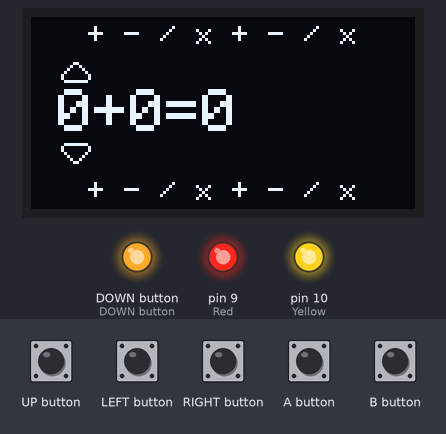
Simulated run of this sketch. Board: Arduboy, built with avr-gcc and run on an emulated ATmega32U4. Shown: 128×64 one-colour display, output pins drawn as LEDs (lit = HIGH). Inputs (shaded band) come from the test bench. What the sketch prints to the serial monitor is not drawn.

Above: at 7.0 s.
7.1 s: UP button pressed for 0.15 s
At 8.4 s:
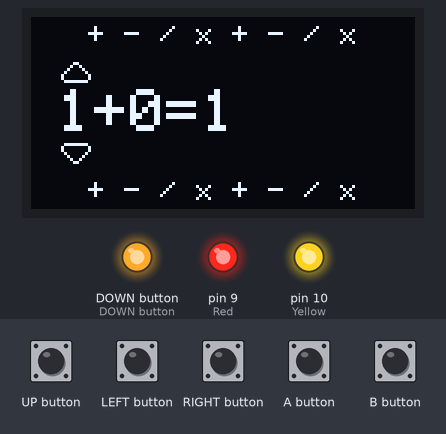
8.7 s: RIGHT button pressed for 0.15 s
At 9.0 s:
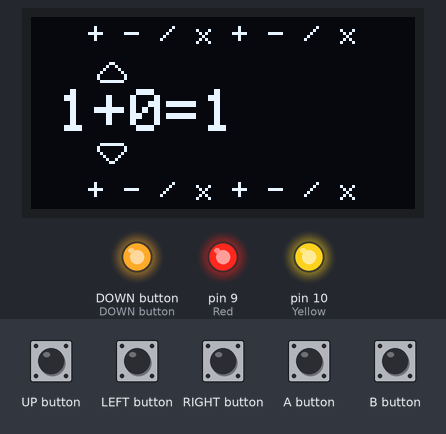
10.3 s: UP button pressed for 1 s
At 12.6 s:
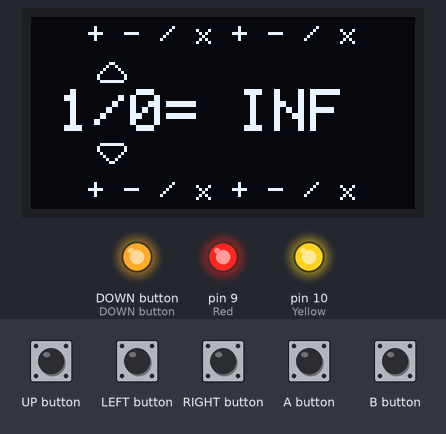
12.9 s: UP button pressed for 0.15 s
At 13.01 s:
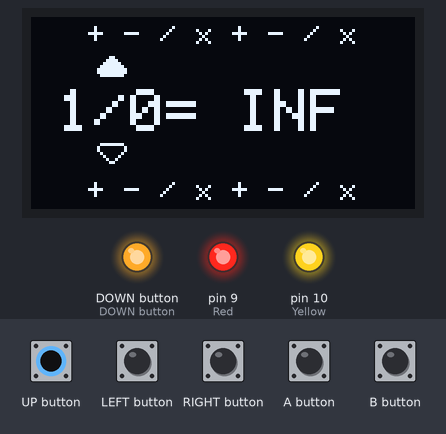
14.5 s: LEFT button pressed for 0.15 s
At 15.7 s:
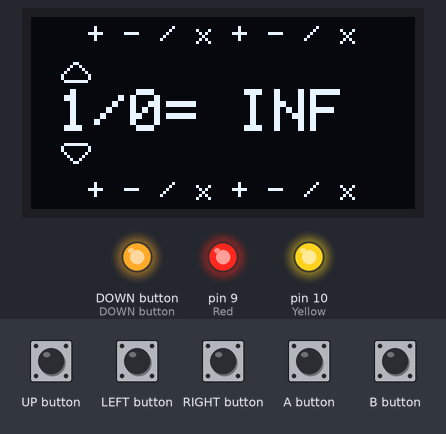
16.1 s: RIGHT button pressed for 1 s
At 17.3 s:
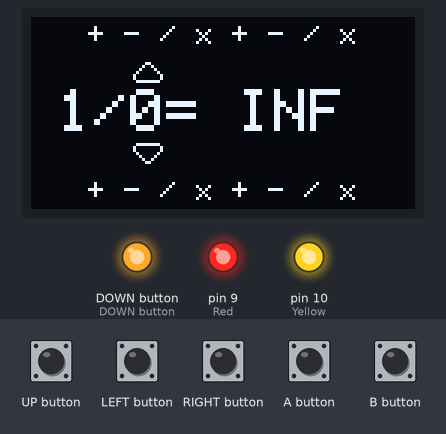
Timing chart, 0 to 19.1 s (numbered marks = the images above; inputs shaded):
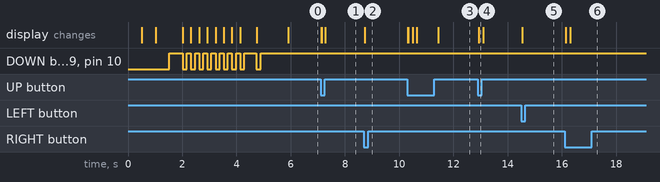

Measured:
- after the input at 7.1 s, the display: first changes at once (image 1 shows a later state)
- after the input at 8.7 s, the display: changes at once (image 2)
- after the input at 10.3 s, the display: first changes at once (image 3 shows a later state)
- after the input at 12.9 s, the display: changes at once (image 4)
- after the input at 14.5 s, the display: changes at once (image 5)
- after the input at 16.1 s, the display: first changes at once (image 6 shows a later state)

The sketch:

Calculator.ino
```cpp
#include <Arduboy2.h>
Arduboy2 aboy;
#include "sprites.h"


typedef struct point {
  int x;
  int y;
};

#include "controller.h"
Controller Controller;

int X_Constant = 9;//9

int FirstDigit = 0;
int signOption = 0;
String Sign[4] = {"+", "-", "x", "/"};
int SecondDigit = 0;

int Option = 0;
int LastYPos;
int LastXPos;
double UPlastPressedTime;
double DOWNlastPressedTime;
double Sum;
int int_sum;

String mystring;
String equation[5] = {"0","+","0","=","0"};


String Title_Sign[8] = {"+", "-", "x", "/", "+", "-", "x", "/"};

class math {
  public:
    math();
    double a;
    double b;
    int sign;
    math(int temp_a, int temp_sign, int temp_b) {
      a = temp_a;
      b = temp_b;
      sign = temp_sign;
    }
    double calculate() {
      switch (sign) {
        case 0: //"+"
          return a + b;
          break;
        case 1://"-"
          return a - b;
          break;
        case 2://"*"
          return a * b;
          break;
        case 3://"/"
          return a / b;
          break;
        default:
          return 0;
      }
    }
};

void splashscreen() {
  aboy.clear();
  aboy.setTextSize(1);
  aboy.drawRect(0, 0, 128, 64, WHITE);

  aboy.setCursor(19, 8);
  aboy.print("8");
  aboy.display();
  digitalWrite(3, LOW);
  delay(500);

  aboy.setCursor(25, 8);
  aboy.print("Bit");
  aboy.display();
  digitalWrite(10, LOW);
  delay(500);

  aboy.setCursor(49, 8);
  aboy.print("Calculator");
  aboy.display();
  digitalWrite(9, LOW);
  delay(500);

  digitalWrite(3, HIGH);digitalWrite(10, HIGH);digitalWrite(9, HIGH);
  delay(500);

  aboy.setTextSize(2);
  for (int i; i < 8; i++) {
    aboy.setCursor(16 + (i * 12), 24);
    aboy.print(Title_Sign[i]);
    aboy.display();
    digitalWrite(3, LOW);digitalWrite(10, LOW);digitalWrite(9, LOW);
    delay(150);
    digitalWrite(3, HIGH);digitalWrite(10, HIGH);digitalWrite(9, HIGH);
    delay(150);
  }

  delay(150 * 2);
  aboy.setTextSize(1);
  aboy.setCursor(7, 50);
  aboy.setTextSize(1);

  digitalWrite(3, LOW);digitalWrite(10, LOW);digitalWrite(9, LOW);

  aboy.print("An App By Jack Daly");
  aboy.display();
  delay(150);

  digitalWrite(3, HIGH);digitalWrite(10, HIGH);digitalWrite(9, HIGH);
  delay(1000);

  aboy.clear();
}

void setup() {
  aboy.boot();
  //Allows us to prepare the arduboy library without the arduboy splashscreen

  pinMode(10, OUTPUT); //Yellow
  pinMode(3, OUTPUT);  //Green
  pinMode(9, OUTPUT);  //Red

  aboy.clear();
  Serial.begin(9600);

  splashscreen();
}

void loop() {
  aboy.clear();

  aboy.setCursor(19, 2);
  aboy.setTextSize(1);
  aboy.print("+ - / x + - / x");

  aboy.setCursor(19, 54);
  aboy.print("+ - / x + - / x");

  Check_Range_X(0, 2);
  Controller.update();

  aboy.setCursor(9, 24);//27
  aboy.setTextSize(2);

  equation[0] = FirstDigit;
  equation[1] = Sign[signOption];
  equation[2] = SecondDigit;
  math math(FirstDigit, signOption, SecondDigit);
  Sum = math.calculate();

  if ((int_sum = (int)Sum) == Sum) { //(int_sum = (int)Sum) == Sum
    int_sum = (int)Sum;
    equation[4] = int_sum;
  }
  else {
    equation[4] = Sum;
  }


  mystring = equation[0] + equation[1] + equation[2] + equation[3] + equation[4];
  aboy.print(mystring);

  switch (Controller.position.x) { //X SHIFT

    case 0:
      switch (Controller.position.y - LastYPos) {
        case -1: FirstDigit -= 1; break;
        case 0: break;
        case 1: FirstDigit += 1; break;
      }

      buttonUp(X_Constant + (6 * numOfDigits(FirstDigit)) - 5, 15); buttonDown(X_Constant + (6 * numOfDigits(FirstDigit)) - 5, 42); break;

    case 1:
      if ((signOption + (Controller.position.y - LastYPos )) >= 0 and (signOption + (Controller.position.y - LastYPos )) <= 3) {
        switch (Controller.position.y - LastYPos) {
          case -1: signOption -= 1; break;
          case 0: break;
          case 1: signOption += 1; break;
        }
      }
      buttonUp(X_Constant + (12 * numOfDigits(FirstDigit)) + (6 * numOfDigits(signOption)) - 5, 15); buttonDown(X_Constant + (12 * numOfDigits(FirstDigit)) + (6 * numOfDigits(signOption)) - 5, 42); break;

    case 2:
      switch (Controller.position.y - LastYPos) {
        case -1: SecondDigit -= 1; break;
        case 0: break;
        case 1: SecondDigit += 1; break;
      }

      buttonUp(X_Constant + (12 * numOfDigits(FirstDigit)) + (12 * numOfDigits(signOption)) + (6 * numOfDigits(SecondDigit)) - 5, 15); buttonDown(X_Constant + (12 * numOfDigits(FirstDigit)) + (12 * numOfDigits(signOption)) + (6 * numOfDigits(SecondDigit)) - 5, 42); break;
  }

  LastYPos = Controller.position.y;
  LastXPos = Controller.position.x;

  aboy.display();
}

void buttonUp(int xpos, int ypos) {
  if (Controller.position.y - LastYPos == 1) {
    UPlastPressedTime = millis();
    Sprites::drawOverwrite(xpos, ypos - 2, upButtonFill, 0);
  }
  else if ((millis() - UPlastPressedTime) < 150) {
    Sprites::drawOverwrite(xpos, ypos - 2, upButtonFill, 0);
  }
  else {
    Sprites::drawOverwrite(xpos, ypos, upButtonNoFill, 0);
  }
}

void buttonDown(int xpos, int ypos) {
  if (Controller.position.y - LastYPos == -1) {
    DOWNlastPressedTime = millis();
    Sprites::drawOverwrite(xpos, ypos + 2, downButtonFill, 0);
  }
  else if ((millis() - DOWNlastPressedTime) < 150) {
    Sprites::drawOverwrite(xpos, ypos + 2, downButtonFill, 0);
  }
  else {
    Sprites::drawOverwrite(xpos, ypos, downButtonNoFill, 0);
  }
}

void Check_Range_X(int lowrange, int highrange)
{
  if (Controller.position.x <= lowrange) {
    Controller.LEFTButtonCanBePress = 0;
    Controller.RIGHTButtonCanBePress = 1;
  }
  else if (Controller.position.x >= highrange) {
    Controller.LEFTButtonCanBePress = 1;
    Controller.RIGHTButtonCanBePress = 0;
  }
  else {
    Controller.LEFTButtonCanBePress = 1;
    Controller.RIGHTButtonCanBePress = 1;
  }
}


int numOfDigits(int integer){
  String string = (String)integer;
  return string.length();
}
```

Controller.h
```cpp
class Controller
{
  public:
    //CONSTRUCTOR
    Controller();
    //Create from the point structure a position varaible. This will be used to move the cursor
    point position;
    //Define the method UPDATE used to update the controls every loop
    void update();

    //BOOLEAN VARIABLES THAT STORES WHETHER BUTTON PRESSED IS A/B
    bool AButtonPressed;
    bool BButtonPressed;

    //BOOLEAN VARIABLE THAT STORES WHETHER THE PREVIOUS BUTTON WAS PRESSED
    bool previousUPButtonPressed;
    bool previousDOWNButtonPressed;
    bool previousLEFTButtonPressed;
    bool previousRIGHTButtonPressed;
    bool previousAButtonPressed;
    bool previousBButtonPressed;

    //BOOLEAN VARIABLES THAT CHECKS IF THE BUTTON PRESS IS UPDATED (A/B PRESSED)
    bool AButtonWasPressed;
    bool BButtonWasPressed;


    //BOOLEAN VARIABLES THAT CHECKS IF THE BUTTON CAN BE PRESSED. USED FOR COLLISION/RESTRICTION
    bool UPButtonCanBePress = 1;
    bool DOWNButtonCanBePress = 1;
    bool LEFTButtonCanBePress = 1;
    bool RIGHTButtonCanBePress = 1;

    //HOLDS POSITION OF 'CURSOR' OR CHARACTER
    int pos;

    long debounceDelay = 75; //TIME WAITED UNTILL NEXT BUTTON IS INPUTTED
    long currenttime = 0; //CURRENT TIME
    long A_lastHoldTime = 100;
    long B_lastHoldTime = 100;
    long lastHoldTime = 100;

};
```

Controller.ino
```cpp
Controller::Controller()
{
  Serial.print("BUTTON TEST BUTTON TEST");
  position.x = 0;
  position.y = 0;
}

void Controller::update()
{
  if (aboy.pressed(UP_BUTTON) and previousUPButtonPressed == 1 and (millis() - lastHoldTime) > 150 and UPButtonCanBePress) {
    lastHoldTime = millis();
    position.y += 1;
  }
  if ((aboy.pressed(DOWN_BUTTON) == 1 and previousDOWNButtonPressed == 1 and (millis() - lastHoldTime) > 150) and DOWNButtonCanBePress) {
    lastHoldTime = millis();
    position.y -= 1;
  }
  if (aboy.pressed(LEFT_BUTTON) and previousLEFTButtonPressed == 1 and (millis() - lastHoldTime) > 150 and LEFTButtonCanBePress) {
    lastHoldTime = millis();
    position.x -= 1;
  }
  if ((aboy.pressed(RIGHT_BUTTON) == 1 and previousRIGHTButtonPressed == 1 and (millis() - lastHoldTime) > 150) and RIGHTButtonCanBePress) {
    lastHoldTime = millis();
    position.x += 1;
  }
  if (aboy.pressed(A_BUTTON) and previousAButtonPressed == 1 and (millis() - A_lastHoldTime) > 250) {
    A_lastHoldTime = millis();
    AButtonPressed = true;
  }
  else {
    AButtonPressed = false;
  }
  if ((aboy.pressed(B_BUTTON) == 1 and previousBButtonPressed == 1 and (millis() - B_lastHoldTime) > 250) ) {
    B_lastHoldTime = millis();
    BButtonPressed = true;
  }
  else {
    BButtonPressed = false;
  }
  previousUPButtonPressed = aboy.pressed(UP_BUTTON);
  previousDOWNButtonPressed = aboy.pressed(DOWN_BUTTON);
  previousLEFTButtonPressed = aboy.pressed(LEFT_BUTTON);
  previousRIGHTButtonPressed = aboy.pressed(RIGHT_BUTTON);
  previousAButtonPressed = aboy.pressed(A_BUTTON);
  previousBButtonPressed = aboy.pressed(B_BUTTON);
}
```

sprites.h
```cpp
const unsigned char PROGMEM downButtonFill[] =
{
// width, height,
10, 7,
0x06, 0x0f, 0x1f, 0x3f, 0x7f, 0x7f, 0x3f, 0x1f, 0x0f, 0x06,
};

const unsigned char PROGMEM downButtonNoFill[] =
{
// width, height,
10, 7,
0x06, 0x09, 0x11, 0x21, 0x41, 0x41, 0x21, 0x11, 0x09, 0x06,
};

const unsigned char PROGMEM upButtonFill[] =
{
// width, height,
10, 7,
0x30, 0x78, 0x7c, 0x7e, 0x7f, 0x7f, 0x7e, 0x7c, 0x78, 0x30,
};
const unsigned char PROGMEM upButtonNoFill[] =
{
// width, height,
10, 7,
0x30, 0x48, 0x44, 0x42, 0x41, 0x41, 0x42, 0x44, 0x48, 0x30,
};
```
